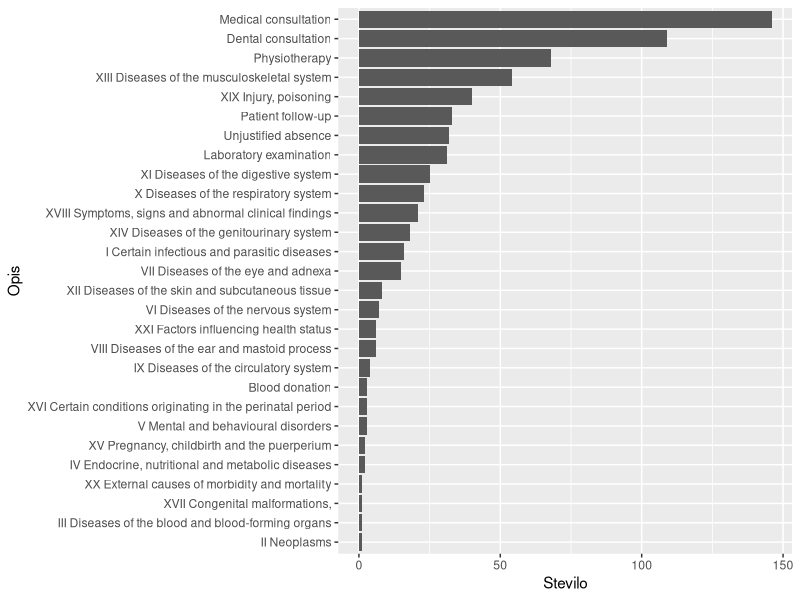
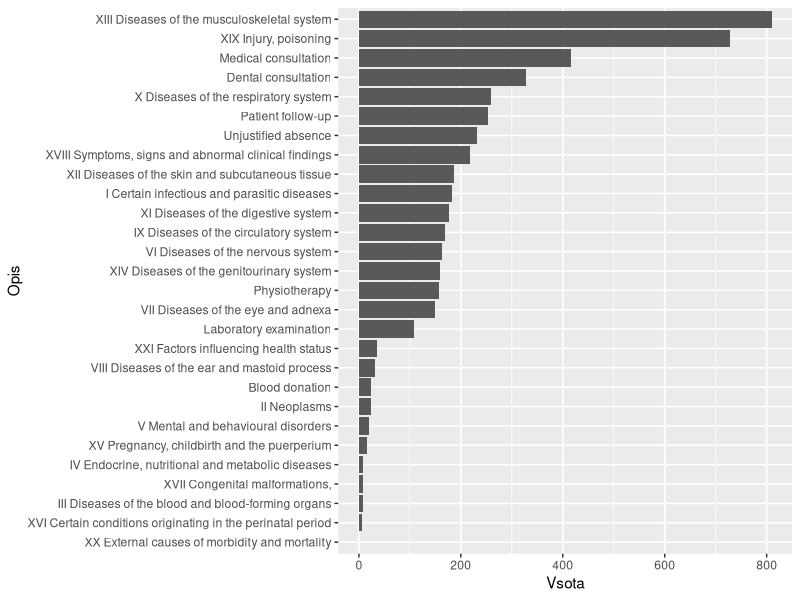
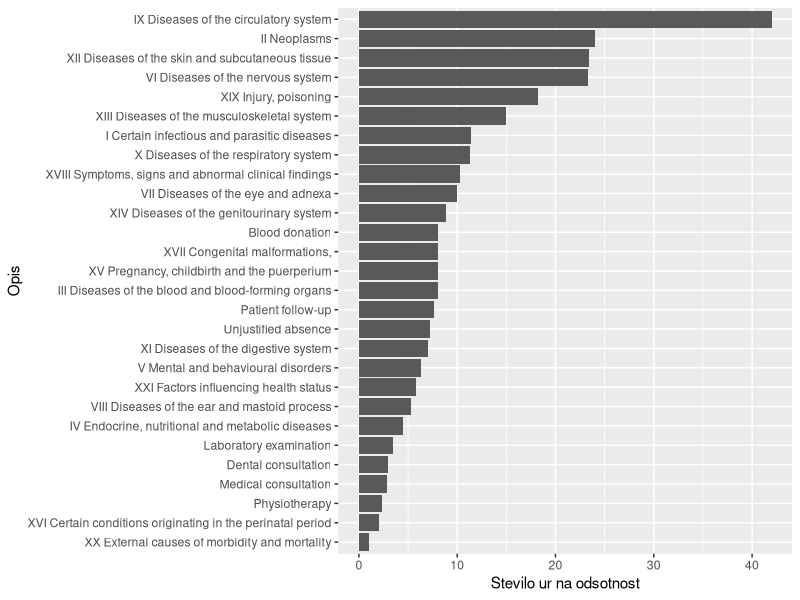

Here is the R script that generated these plots, in order:
## ---- chunk 1
# knitr::opts_chunk$set(echo = TRUE)
## ---- chunk 2
library(openxlsx)
library(ggplot2)
dat <- openxlsx::read.xlsx("./data_raw/odsotnosti_R.xlsx", sheet = 1)
rsn <- openxlsx::read.xlsx("./data_raw/odsotnosti_R.xlsx", sheet = 2)
# Podatki so dostopni na https://archive.ics.uci.edu/ml/datasets/Absenteeism+at+work.
df <- data.frame(rsn, 
                 Stevilo = tapply(dat$Razlog, dat$Razlog, length),
                 Vsota   = tapply(dat$Ure, dat$Razlog, sum))
df$Opis <- factor(df$Opis, levels = df$Opis[order(df$Stevilo)])
ggplot(df, aes(x = Opis, y = Stevilo)) + geom_bar(stat = "identity") +
  coord_flip()
## ---- chunk 3
df$Opis <- factor(df$Opis, levels = df$Opis[order(df$Vsota)])
ggplot(df, aes(x = Opis, y = Vsota)) + geom_bar(stat = "identity") +
  coord_flip()
## ---- chunk 4
df$Razmerje <- df$Vsota / df$Stevilo
df$Opis <- factor(df$Opis, levels = df$Opis[order(df$Razmerje)])
ggplot(df, aes(x = Opis, y = Razmerje)) + geom_bar(stat = "identity") +
  coord_flip() + ylab("Stevilo ur na odsotnost")
